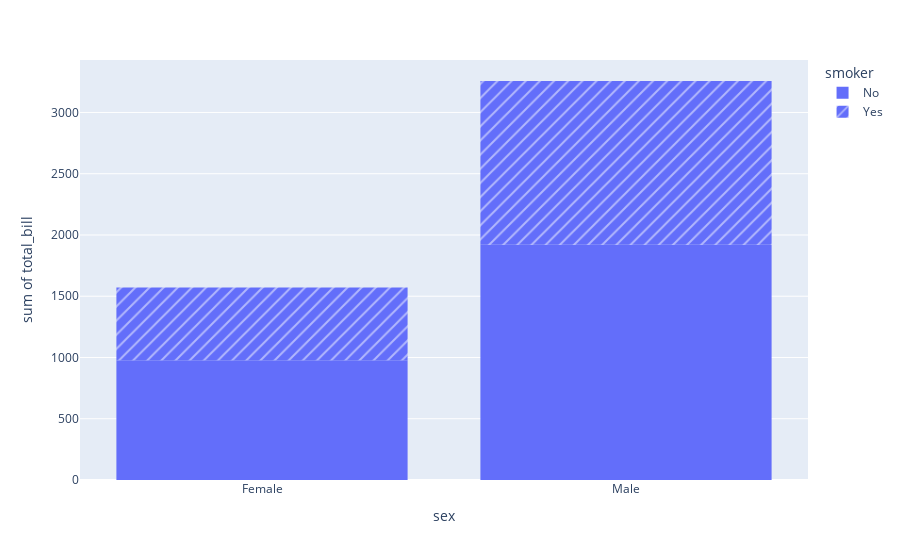

The code cell stored with this chart in its notebook:
### Code cell
fig = px.histogram(tip,x="sex" ,y = "total_bill" , pattern_shape="smoker")
fig.show()

### Figure 1 — Plotly figure (JSON) as saved in the notebook; plotly's stock layout.template omitted (floating-point values rounded to 4 significant figures; data arrays with more than 128 entries replaced by an {"elided": "..."} marker saying what was removed)
{"data": [{"alignmentgroup": "True", "bingroup": "x", "histfunc": "sum", "hovertemplate": "smoker=No<br>sex=%{x}<br>sum of total_bill=%{y}<extra></extra>", "legendgroup": "No", "marker": {"color": "#636efa", "pattern": {"shape": ""}}, "name": "No", "offsetgroup": "No", "orientation": "v", "showlegend": true, "type": "histogram", "x": {"elided": "151 str values"}, "xaxis": "x", "y": {"elided": "151 float values"}, "yaxis": "y"}, {"alignmentgroup": "True", "bingroup": "x", "histfunc": "sum", "hovertemplate": "smoker=Yes<br>sex=%{x}<br>sum of total_bill=%{y}<extra></extra>", "legendgroup": "Yes", "marker": {"color": "#636efa", "pattern": {"shape": "/"}}, "name": "Yes", "offsetgroup": "Yes", "orientation": "v", "showlegend": true, "type": "histogram", "x": ["Male", "Male", "Male", "Male", "Male", "Male", "Female", "Male", "Female", "Female", "Male", "Male", "Male", "Male", "Female", "Female", "Male", "Male", "Male", "Male", "Female", "Female", "Female", "Female", "Male", "Male", "Male", "Female", "Male", "Female", "Female", "Female", "Male", "Male", "Male", "Male", "Male", "Male", "Male", "Male", "Female", "Male", "Male", "Male", "Male", "Male", "Male", "Female", "Male", "Female", "Male", "Male", "Female", "Male", "Male", "Male", "Male", "Female", "Female", "Male", "Male", "Female", "Female", "Female", "Male", "Female", "Male", "Male", "Male", "Female", "Male", "Male", "Female", "Female", "Female", "Male", "Male", "Male", "Female", "Male", "Female", "Male", "Male", "Female", "Female", "Female", "Male", "Male", "Male", "Male", "Male", "Female", "Male"], "xaxis": "x", "y": [38.01, 11.24, 20.29, 13.81, 11.02, 18.29, 3.07, 15.01, 26.86, 25.28, 17.92, 19.44, 32.68, 28.97, 5.75, 16.32, 40.17, 27.28, 12.03, 21.01, 11.35, 15.38, 44.3, 22.42, 15.36, 20.49, 25.21, 14.31, 16, 17.51, 10.59, 10.63, 50.81, 15.81, 7.25, 31.85, 16.82, 32.9, 17.89, 14.48, 9.6, 34.63, 34.65, 23.33, 45.35, 23.17, 40.55, 20.9, 30.46, 18.15, 23.1, 15.69, 19.81, 28.44, 15.48, 16.58, 10.34, 43.11, 13, 13.51, 18.71, 12.74, 13, 16.4, 20.53, 16.47, 26.59, 38.73, 24.27, 12.76, 30.06, 25.89, 13.27, 28.17, 12.9, 28.15, 11.59, 7.74, 30.14, 12.16, 13.42, 8.58, 13.42, 16.27, 10.09, 22.12, 24.01, 15.69, 15.53, 12.6, 32.83, 27.18, 22.67], "yaxis": "y"}], "layout": {"barmode": "relative", "legend": {"title": {"text": "smoker"}, "tracegroupgap": 0}, "margin": {"t": 60}, "xaxis": {"anchor": "y", "domain": [0, 1], "title": {"text": "sex"}}, "yaxis": {"anchor": "x", "domain": [0, 1], "title": {"text": "sum of total_bill"}}}}
